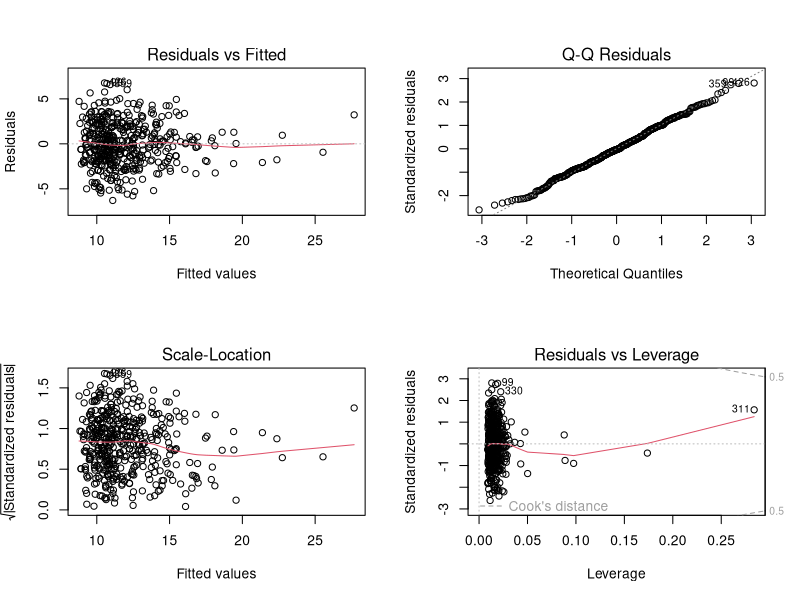
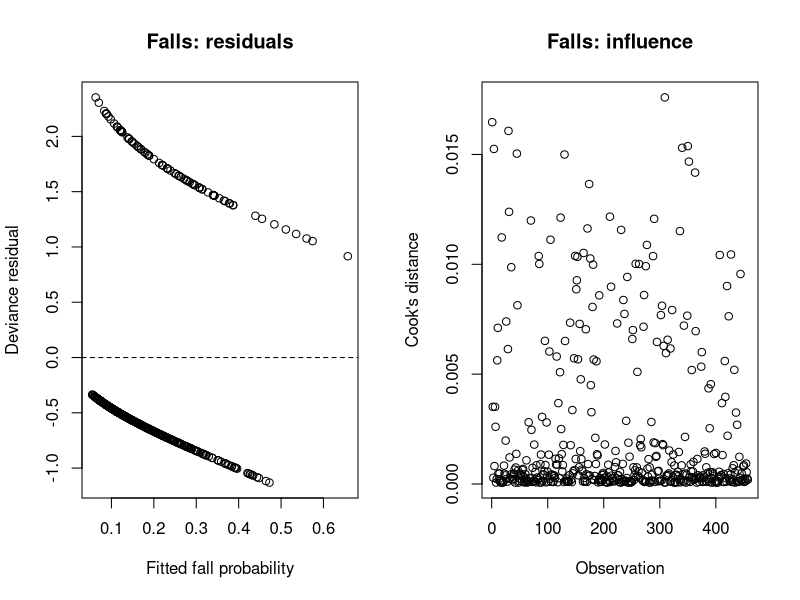
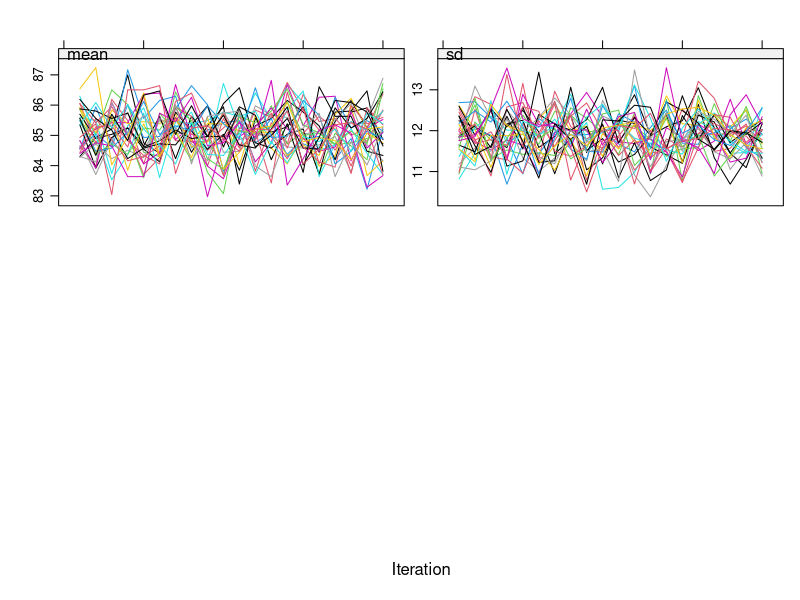
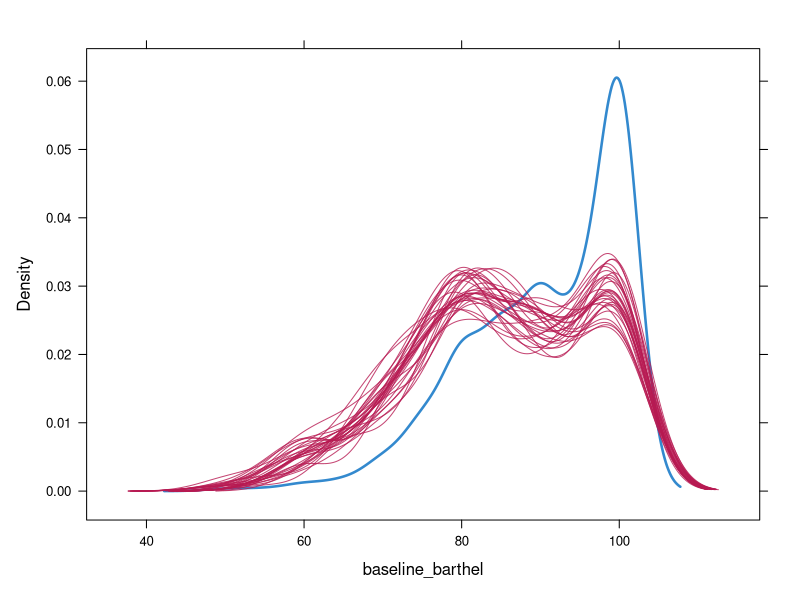
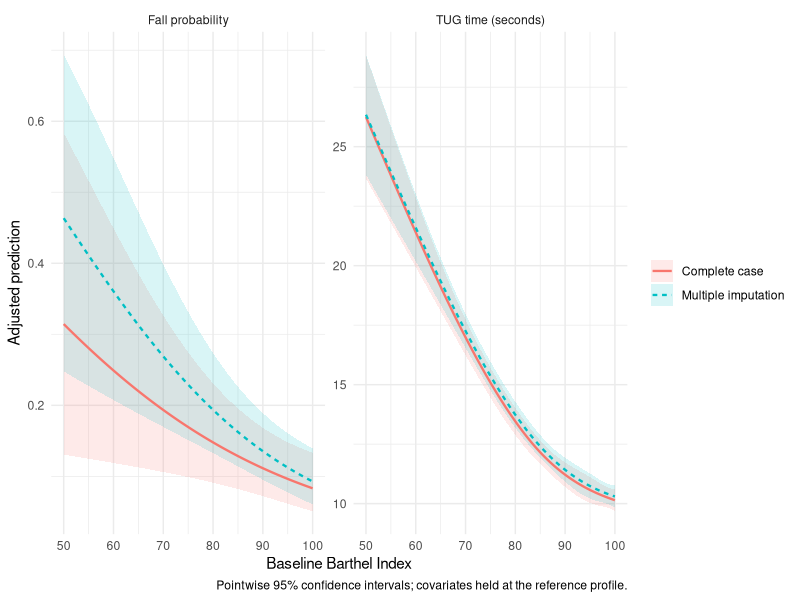
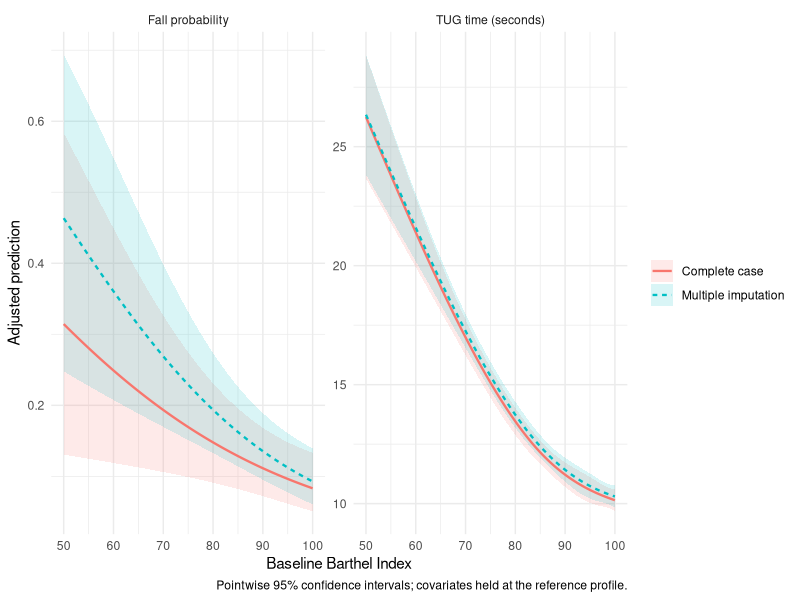

Generate these figures, in order, with R:
# MAM03 Week 2: Functional independence, mobility and falls
# Run from the folder containing home.csv.

pkgs <- c("mice", "ggplot2", "dplyr")
missing_pkgs <- pkgs[!vapply(pkgs, requireNamespace, logical(1), quietly = TRUE)]
if (length(missing_pkgs)) install.packages(missing_pkgs)

library(mice)
library(ggplot2)
library(dplyr)
set.seed(2026)

# 1. Import and prepare data 
d <- read.csv("home.csv")
d <- d %>% mutate(
  sex = factor(sex, levels = c("Female", "Male")),
  living_alone = factor(living_alone, levels = c(0, 1), labels = c("No", "Yes")),
  previous_fall = factor(previous_fall, levels = c(0, 1), labels = c("No", "Yes")),
  walking_aid = factor(walking_aid, levels = c(0, 1), labels = c("No", "Yes")),
  fall_followup = as.integer(fall_followup),
  barthel_missing = as.integer(is.na(baseline_barthel))
)
stopifnot(nrow(d) == dplyr::n_distinct(d$participant_id),
          all(na.omit(d$fall_followup) %in% 0:1),
          all(na.omit(d$baseline_barthel) %in% seq(0, 100, 5)))

# 2. Baseline table (saved for the report) ----------------------------------
fmt_mean <- function(x) sprintf("%.1f (%.1f)", mean(x, na.rm = TRUE), sd(x, na.rm = TRUE))
fmt_median <- function(x) {
  q <- quantile(x, c(.25, .75), na.rm = TRUE)
  sprintf("%.0f (%.0f--%.0f)", median(x, na.rm = TRUE), q[1], q[2])
}
fmt_level <- function(x, level) sprintf("%d (%.1f%%)", sum(x == level, na.rm = TRUE),
                                 100 * mean(x == level, na.rm = TRUE))
fmt_missing <- function(x) sprintf("%d (%.1f%%)", sum(is.na(x)), 100 * mean(is.na(x)))
groups <- list(Overall = d, `Previous fall` = filter(d, previous_fall == "Yes"),
               `No previous fall` = filter(d, previous_fall == "No"))
baseline_table <- data.frame(
  Variable = c("Age, mean (SD)", "Female, n (%)", "Living alone, n (%)",
               "Walking aid, n (%)", "Barthel, median (IQR)", "Barthel missing, n (%)"),
  Overall = c(fmt_mean(groups[[1]]$age), fmt_level(groups[[1]]$sex, "Female"),
              fmt_level(groups[[1]]$living_alone, "Yes"), fmt_level(groups[[1]]$walking_aid, "Yes"),
              fmt_median(groups[[1]]$baseline_barthel), fmt_missing(groups[[1]]$baseline_barthel)),
  `Previous fall` = c(fmt_mean(groups[[2]]$age), fmt_level(groups[[2]]$sex, "Female"),
                      fmt_level(groups[[2]]$living_alone, "Yes"), fmt_level(groups[[2]]$walking_aid, "Yes"),
                      fmt_median(groups[[2]]$baseline_barthel), fmt_missing(groups[[2]]$baseline_barthel)),
  `No previous fall` = c(fmt_mean(groups[[3]]$age), fmt_level(groups[[3]]$sex, "Female"),
                         fmt_level(groups[[3]]$living_alone, "Yes"), fmt_level(groups[[3]]$walking_aid, "Yes"),
                         fmt_median(groups[[3]]$baseline_barthel), fmt_missing(groups[[3]]$baseline_barthel))
)
names(baseline_table)[2:4] <- c(paste0("Overall (n=", nrow(groups[[1]]), ")"),
                                paste0("Previous fall (n=", nrow(groups[[2]]), ")"),
                                paste0("No previous fall (n=", nrow(groups[[3]]), ")"))
print(baseline_table, row.names = FALSE)
write.csv(baseline_table, "baseline_table_for_report.csv", row.names = FALSE)

# 3. Complete-case regression and model selection ---------------------------
cc <- filter(d, !is.na(baseline_barthel)) %>% mutate(barthel10 = baseline_barthel / 10)
# The spline's internal knots are selected automatically by ns() from the
# observed Barthel distribution, then held fixed across all imputed datasets.
spline_template <- splines::ns(cc$baseline_barthel, df = 3)
barthel_knots <- attr(spline_template, "knots")
barthel_boundary <- attr(spline_template, "Boundary.knots")
cat("Complete cases:", nrow(cc), "of", nrow(d), "\n")
cat("Automatically selected spline knots:", barthel_knots,
    "(boundaries:", barthel_boundary, ")\n")

# Primary adjustment set: age, sex, living alone and previous falls.
# Walking-aid use is reserved for imputation/sensitivity analyses because it
# overlaps conceptually with the functional-mobility construct measured by Barthel.
tug_unadj_linear <- lm(followup_tug ~ baseline_barthel, data = cc)
tug_unadj_spline <- lm(followup_tug ~ splines::ns(baseline_barthel, knots = barthel_knots,
                                                   Boundary.knots = barthel_boundary), data = cc)
tug_adj_linear <- lm(followup_tug ~ baseline_barthel + age + sex + living_alone + previous_fall, data = cc)
tug_adj_spline <- lm(followup_tug ~ splines::ns(baseline_barthel, knots = barthel_knots,
                                                 Boundary.knots = barthel_boundary) +
                       age + sex + living_alone + previous_fall, data = cc)

fall_unadj_linear <- glm(fall_followup ~ barthel10, family = binomial, data = cc)
fall_unadj_spline <- glm(fall_followup ~ splines::ns(baseline_barthel, knots = barthel_knots,
                                                      Boundary.knots = barthel_boundary),
                         family = binomial, data = cc)
fall_adj_linear <- glm(fall_followup ~ barthel10 + age + sex + living_alone + previous_fall,
                       family = binomial, data = cc)
fall_adj_spline <- glm(fall_followup ~ splines::ns(baseline_barthel, knots = barthel_knots,
                                                    Boundary.knots = barthel_boundary) +
                         age + sex + living_alone + previous_fall,
                       family = binomial, data = cc)

# TUG: linear versus spline (unadjusted, then adjusted)
print(anova(tug_unadj_linear, tug_unadj_spline))
print(anova(tug_adj_linear, tug_adj_spline))
# TUG: covariate adjustment tests
print(anova(tug_unadj_linear, tug_adj_linear))
print(anova(tug_unadj_spline, tug_adj_spline))
# Falls: linear versus spline (unadjusted, then adjusted)
print(anova(fall_unadj_linear, fall_unadj_spline, test = "LRT"))
fall_shape_test <- anova(fall_adj_linear, fall_adj_spline, test = "LRT")
print(fall_shape_test)
# Falls: covariate adjustment tests
print(anova(fall_unadj_linear, fall_adj_linear, test = "LRT"))
print(anova(fall_unadj_spline, fall_adj_spline, test = "LRT"))

model_fit <- data.frame(
  Model = c("TUG linear adjusted", "TUG spline adjusted", "Falls linear adjusted", "Falls spline adjusted"),
  AIC = c(AIC(tug_adj_linear), AIC(tug_adj_spline), AIC(fall_adj_linear), AIC(fall_adj_spline)),
  BIC = c(BIC(tug_adj_linear), BIC(tug_adj_spline), BIC(fall_adj_linear), BIC(fall_adj_spline))
)
print(model_fit, row.names = FALSE)
# Selected complete-case models
print(summary(tug_adj_spline))
print(summary(fall_adj_linear))
cat("Fall logistic model converged:", fall_adj_linear$converged, "\n")

# Odds ratios per 10-point higher Barthel score.
or10 <- function(model, term = "barthel10") {
  z <- coef(summary(model))[term, ]
  c(OR = exp(z[1]), lower = exp(z[1] - 1.96 * z[2]),
    upper = exp(z[1] + 1.96 * z[2]), p = z[4])
}
cat("Unadjusted fall OR per 10 points:\n"); print(or10(fall_unadj_linear))
cat("Adjusted fall OR per 10 points:\n"); print(or10(fall_adj_linear))

# Optional sensitivity analyses: add walking-aid use to the primary models.
cat("\nSensitivity analyses adding walking-aid use\n")
print(summary(update(tug_adj_spline, . ~ . + walking_aid)))
print(summary(update(fall_adj_linear, . ~ . + walking_aid)))

# Diagnostics: examine plots in the R plotting pane
oldpar <- par(mfrow = c(2, 2)); plot(tug_adj_spline); par(oldpar)
oldpar <- par(mfrow = c(1, 2))
plot(fitted(fall_adj_linear), residuals(fall_adj_linear, type = "deviance"),
     xlab = "Fitted fall probability", ylab = "Deviance residual", main = "Falls: residuals")
abline(h = 0, lty = 2)
plot(cooks.distance(fall_adj_linear), ylab = "Cook's distance", xlab = "Observation",
     main = "Falls: influence")
par(oldpar)

# Largest fall-model Cook's distances
print(sort(cooks.distance(fall_adj_linear), decreasing = TRUE)[1:5])

# 4. Missingness exploration ------------------------------------------------
d$barthel_missing <- as.integer(is.na(d$baseline_barthel))
# Barthel missingness by observed characteristics
print(d %>% group_by(barthel_missing) %>% summarise(
  n = n(), mean_age = mean(age), mean_TUG = mean(followup_tug),
  fall_followup_pct = 100 * mean(fall_followup),
  previous_fall_pct = 100 * mean(previous_fall == "Yes"),
  walking_aid_pct = 100 * mean(walking_aid == "Yes"), .groups = "drop"))
missing_model <- glm(barthel_missing ~ age + sex + living_alone + previous_fall +
                       walking_aid + followup_tug + fall_followup,
                     family = binomial, data = d)
# Associations with Barthel missingness (not causal effects)
print(summary(missing_model))

# 5. Multiple imputation ----------------------------------------------------
# Only Barthel is incomplete. PMM preserves its observed range and 5-point scale.
mi_data <- d %>% select(-participant_id, -barthel_missing)
method <- mice::make.method(mi_data); method[] <- ""; method["baseline_barthel"] <- "pmm"
pred <- mice::make.predictorMatrix(mi_data); pred[,] <- 0
pred["baseline_barthel", setdiff(names(mi_data), "baseline_barthel")] <- 1
imp <- mice(mi_data, m = 30, maxit = 20, method = method,
            predictorMatrix = pred, seed = 2026, printFlag = FALSE)
print(imp$loggedEvents)
plot(imp)                                  # trace/convergence plot: display only
densityplot(imp, ~ baseline_barthel)       # observed versus imputed: display only
imp_long <- complete(imp, "long")$baseline_barthel
cat("Imputed Barthel range:", range(imp_long),
    "; all values on 5-point scale:", all(imp_long %% 5 == 0), "\n")
stopifnot(min(imp_long) >= 0, max(imp_long) <= 100, all(imp_long %% 5 == 0))

completed <- lapply(seq_len(imp$m), function(i) {
  z <- complete(imp, i)
  z$barthel10 <- z$baseline_barthel / 10
  z
})
tug_mi <- lapply(completed, function(z) lm(
  followup_tug ~ splines::ns(baseline_barthel, knots = barthel_knots,
                             Boundary.knots = barthel_boundary) +
    age + sex + living_alone + previous_fall, data = z))
fall_mi <- lapply(completed, function(z) glm(
  fall_followup ~ barthel10 + age + sex + living_alone + previous_fall,
  family = binomial, data = z))

# Pooled MI: adjusted TUG spline model
tug_pooled <- pool(as.mira(tug_mi))
print(summary(tug_pooled, conf.int = TRUE))
# Pooled MI: adjusted fall logistic model
fall_pooled <- pool(as.mira(fall_mi))
fall_pool_summary <- summary(fall_pooled, conf.int = TRUE)
print(fall_pool_summary)
fall_barthel <- subset(fall_pool_summary, term == "barthel10")
# Pooled fall OR per 10 points and 95% CI
print(c(OR = exp(fall_barthel$estimate), lower = exp(fall_barthel$`2.5 %`),
        upper = exp(fall_barthel$`97.5 %`), p = fall_barthel$p.value))

# 6. Adjusted predictions and report figure --------------------------------
# Predictions use one explicit reference profile, not population-average risks.
profile <- data.frame(
  age = median(d$age),
  sex = factor("Female", levels = levels(d$sex)),
  living_alone = factor("No", levels = levels(d$living_alone)),
  previous_fall = factor("No", levels = levels(d$previous_fall))
)
newdata <- function(scores) {
  z <- profile[rep(1, length(scores)), , drop = FALSE]
  z$baseline_barthel <- scores
  z$barthel10 <- scores / 10
  z
}
model_matrix <- function(fit, nd) {
  tt <- delete.response(terms(fit))
  mf <- model.frame(tt, nd, xlev = fit$xlevels, na.action = na.pass)
  X <- model.matrix(tt, mf, contrasts.arg = fit$contrasts)
  X[, names(coef(fit)), drop = FALSE]
}
pool_scalar_ci <- function(Q, U, n, k) {
  p <- mice::pool.scalar(Q = Q, U = U, n = n, k = k)
  se <- sqrt(p$t); crit <- qt(.975, p$df)
  c(est = p$qbar, lo = p$qbar - crit * se, hi = p$qbar + crit * se)
}
cc_predict <- function(fit, nd, logistic = FALSE) {
  p <- if (logistic) predict(fit, nd, type = "link", se.fit = TRUE) else
    predict(fit, nd, se.fit = TRUE)
  crit <- if (logistic) qnorm(.975) else qt(.975, df.residual(fit))
  lo <- p$fit - crit * p$se.fit; hi <- p$fit + crit * p$se.fit
  if (logistic) data.frame(est = plogis(p$fit), lo = plogis(lo), hi = plogis(hi))
  else data.frame(est = p$fit, lo = lo, hi = hi)
}
mi_predict <- function(fits, nd, logistic = FALSE) {
  bits <- lapply(fits, function(fit) {
    X <- model_matrix(fit, nd); V <- vcov(fit)
    list(q = as.numeric(X %*% coef(fit)),
         u = pmax(0, rowSums((X %*% V) * X)))
  })
  do.call(rbind, lapply(seq_len(nrow(nd)), function(j) {
    pooled <- pool_scalar_ci(vapply(bits, function(x) x$q[j], numeric(1)),
                             vapply(bits, function(x) x$u[j], numeric(1)),
                             n = nrow(completed[[1]]), k = length(coef(fits[[1]])))
    if (logistic) data.frame(est = as.numeric(plogis(pooled["est"])),
                             lo = as.numeric(plogis(pooled["lo"])),
                             hi = as.numeric(plogis(pooled["hi"])))
    else data.frame(est = unname(pooled["est"]), lo = unname(pooled["lo"]),
                    hi = unname(pooled["hi"]))
  }))
}

scores <- c(70, 90)
grid <- seq(min(cc$baseline_barthel), max(cc$baseline_barthel), length.out = 100)
make_curve <- function(model, fits, outcome, logistic = FALSE) {
  cc <- cc_predict(model, newdata(grid), logistic)
  mi <- mi_predict(fits, newdata(grid), logistic)
  bind_rows(
    data.frame(Barthel = grid, cc, Outcome = outcome, Analysis = "Complete case"),
    data.frame(Barthel = grid, mi, Outcome = outcome, Analysis = "Multiple imputation")
  )
}
curves <- bind_rows(
  make_curve(tug_adj_spline, tug_mi, "TUG time (seconds)"),
  make_curve(fall_adj_linear, fall_mi, "Fall probability", logistic = TRUE)
)
curve_plot <- ggplot(curves, aes(Barthel, est, colour = Analysis, fill = Analysis,
                                  linetype = Analysis)) +
  geom_ribbon(aes(ymin = lo, ymax = hi), alpha = .15, colour = NA) +
  geom_line(linewidth = .8) +
  facet_wrap(~Outcome, scales = "free_y", nrow = 1) +
  scale_x_continuous(breaks = seq(50, 100, 10), limits = c(50, 100)) +
  labs(x = "Baseline Barthel Index", y = "Adjusted prediction",
       caption = "Pointwise 95% confidence intervals; covariates held at the reference profile.") +
  theme_minimal() + theme(legend.title = element_blank())
print(curve_plot)
ggsave("Figure1_adjusted_Barthel_curves_revised.png", curve_plot,
       width = 8.5, height = 4.2, dpi = 300)

cc_tug_points <- cc_predict(tug_adj_spline, newdata(scores))
cc_fall_points <- cc_predict(fall_adj_linear, newdata(scores), logistic = TRUE)
mi_tug_points <- mi_predict(tug_mi, newdata(scores))
mi_fall_points <- mi_predict(fall_mi, newdata(scores), logistic = TRUE)
make_row <- function(outcome, analysis, p, unit = "", diff_unit = unit) data.frame(
  Outcome = outcome, Analysis = analysis,
  `Barthel 70` = sprintf("%.3f (%.3f--%.3f)%s", p$est[1], p$lo[1], p$hi[1], unit),
  `Barthel 90` = sprintf("%.3f (%.3f--%.3f)%s", p$est[2], p$lo[2], p$hi[2], unit),
  `Difference (70 minus 90)` = sprintf("%.3f%s", p$est[1] - p$est[2], diff_unit),
  check.names = FALSE
)
prediction_table <- bind_rows(
  make_row("TUG", "Complete case", cc_tug_points, " s"),
  make_row("TUG", "Multiple imputation", mi_tug_points, " s"),
  make_row("Falls", "Complete case", transform(cc_fall_points, est = 100*est, lo = 100*lo, hi = 100*hi), "%", " pp"),
  make_row("Falls", "Multiple imputation", transform(mi_fall_points, est = 100*est, lo = 100*lo, hi = 100*hi), "%", " pp")
)
print(prediction_table, row.names = FALSE)
write.csv(prediction_table, "predictions_for_report.csv", row.names = FALSE)

# Reference profile used for predictions:
print(profile)

# Saved outputs: 
# baseline_table_for_report.csv
# predictions_for_report.csv
# Figure1_adjusted_Barthel_curves.png
